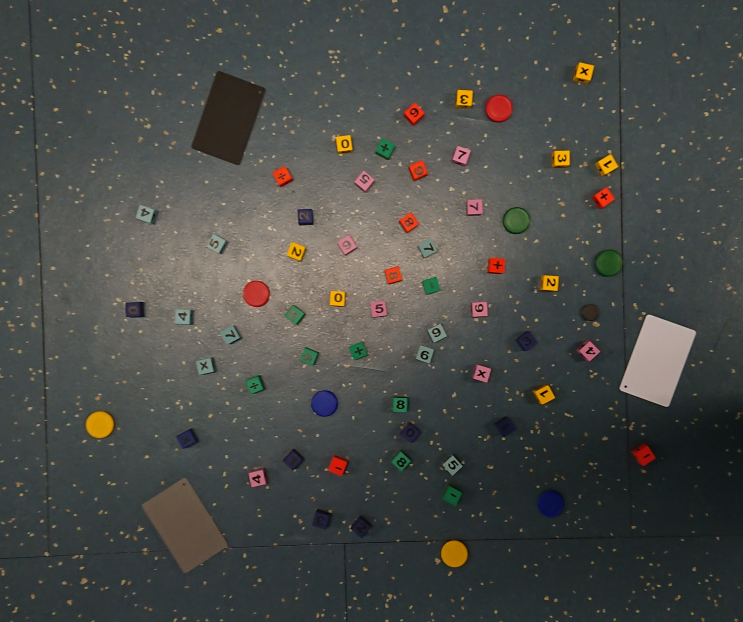
#> input picture test.jpg, 2229 x 1866 px (shown at 1/3 size)
$ python lab2.py
#> lines starting #> are read from the running program, lines starting #| are printed output that depends on the picture; after the words box and inside, x2 and y2 are one past the last pixel; in counts of white or black regions, pixels touching at a corner belong together
#> further down, img is the input picture: shape (1866, 2229, 3); mean B, G, R 71.1, 74.8, 73.3
# Define the color bounds for the mask
# YELLOW
Y_LOW_BOUND = (0.084, 0.606, 0.000)
Y_UP_BOUND = (0.171, 1.000, 1.000)
#erode, dilate, close, open
Y_MASK_OPTIONS = (1, 2, 3, 0)

# RED
R_LOW_BOUND = (0.926, 0.629, 0.405)
R_UP_BOUND = (0.069, 1.000, 1.000)

# Dark GREEN
DG_LOW_BOUND = (0.237, 0.319, 0.000)
DG_UP_BOUND = (0.438, 1.000, 1.000)

# Light GREEN


import cv2
import numpy as np

def create_mask(image,
                color_lower_bound: tuple[float, float, float], color_upper_bound: tuple[float, float, float],
                dilate_options: tuple[int, int, int, int]):

#> called with color_lower_bound = (0.084, 0.606, 0), color_upper_bound = (0.171, 1, 1), dilate_options = (1, 2, 3, 0)
    hsv_image = cv2.cvtColor(image, cv2.COLOR_BGR2HSV)
#> hsv_image: shape (933, 1114, 3); mean H, S, V 69.2, 38.7, 79.1

    lower_bound = np.array([color_lower_bound[0] * 179, color_lower_bound[1] * 255, color_lower_bound[2] * 255], dtype=np.uint8)
    upper_bound = np.array([color_upper_bound[0] * 179, color_upper_bound[1] * 255, color_upper_bound[2] * 255], dtype=np.uint8)

    cr_mask = cv2.inRange(hsv_image, lower_bound, upper_bound)
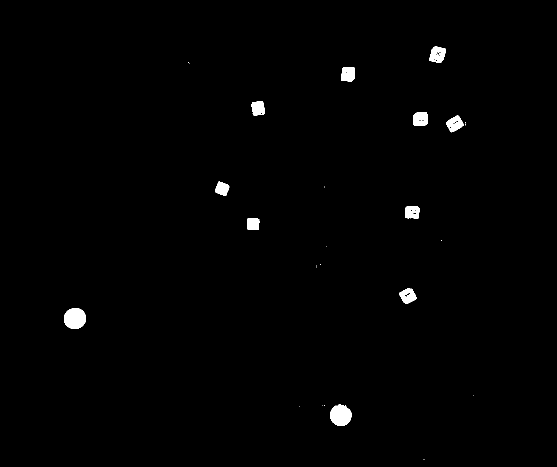
#> cr_mask: shape (933, 1114) (shown at 1/2 size); 0.84% white; 29 white regions (18 under 20 px), largest, box (x1, y1, x2, y2) and area: (128, 616, 172, 658) 1472, (660, 809, 703, 852) 1414, (858, 93, 892, 126) 761

    # Apply mask to the original image
    masked_rgb_image = cv2.bitwise_and(image, image, mask=cr_mask)
    kernel = np.ones((5, 5), np.uint8)
    # create mask
    cr_mask = cv2.erode(cr_mask, kernel, iterations=dilate_options[0])
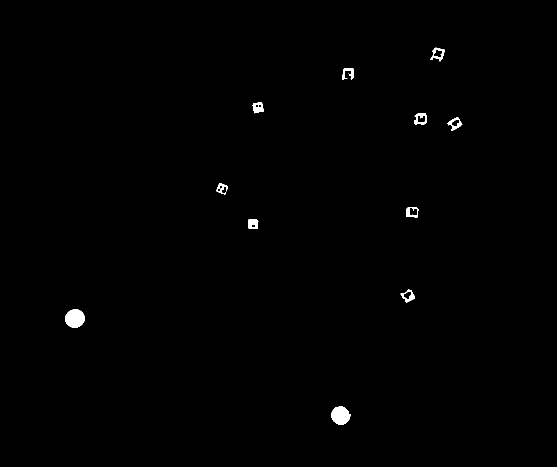
#> cr_mask: shape (933, 1114) (shown at 1/2 size); 0.46% white; 13 white regions (2 under 20 px), largest, box (x1, y1, x2, y2) and area: (130, 618, 170, 656) 1144, (662, 812, 701, 850) 1071, (496, 438, 517, 458) 329
    cr_mask = cv2.dilate(cr_mask, kernel, iterations=dilate_options[1])
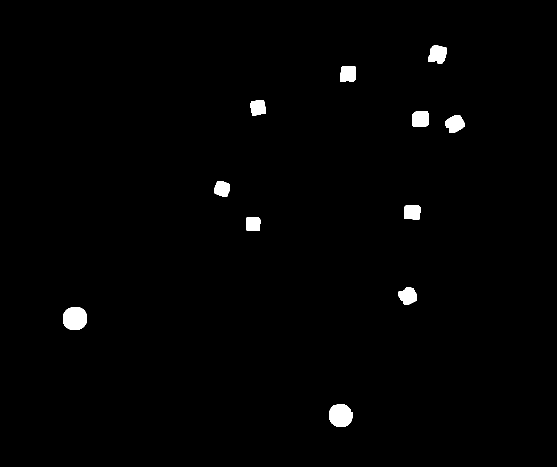
#> cr_mask: shape (933, 1114) (shown at 1/2 size); 1.1% white; 11 white regions, largest, box (x1, y1, x2, y2) and area: (126, 614, 174, 660) 1832, (658, 808, 705, 854) 1751, (857, 91, 893, 127) 1020
    cr_mask = cv2.morphologyEx(cr_mask, cv2.MORPH_CLOSE, kernel, iterations=dilate_options[2])
#> cr_mask: shape (933, 1114); 1.1% white; 11 white regions
    cr_mask = cv2.morphologyEx(cr_mask, cv2.MORPH_OPEN, kernel, iterations=dilate_options[3])

    return cr_mask, masked_rgb_image

def add_shapes(prepared_mask, image):
    contours, _ = cv2.findContours(prepared_mask, cv2.RETR_EXTERNAL, cv2.CHAIN_APPROX_SIMPLE)
#> contours = 11 contours; largest, box (x1, y1, x2, y2) and area: (126, 614, 174, 660) 1762, (658, 808, 705, 854) 1682, (857, 91, 893, 127) 974, (891, 230, 929, 266) 934, (825, 223, 857, 254) 888

    # Draw contours and identify shapes
    output_image = image.copy()
    for contour in contours:
        approx = cv2.approxPolyDP(contour, 0.04 * cv2.arcLength(contour, True), True)
        x, y, w, h = cv2.boundingRect(approx)

        if len(approx) == 3:
            shape_name = "Triangle"
        elif len(approx) == 4:
            shape_name = "Rectangle"
        elif len(approx) > 4:
            shape_name = "Circle"
        else:
            shape_name = "Unknown"

        # Draw bounding box with text
        cv2.rectangle(output_image, (x, y), (x + w, y + h), (0, 255, 0), 2)

        cv2.putText(output_image, shape_name, (x, y - 10), cv2.FONT_HERSHEY_SIMPLEX, 0.5, (0, 255, 0), 2)
#> this loop made 11 passes
#> (approx, x, y, w, h, shape_name) on passes 4 to 11: ([[494, 434], [492, 459], [518, 461], [519, 436]], 492, 434, 28, 28, 'Rectangle'), ([[809, 413], [808, 437], [838, 438], [837, 411]], 808, 411, 31, 28, 'Rectangle'), ([[435, 362], [429, 386], [453, 393], [459, 369]], 429, 362, 31, 32, 'Rectangle'), ([[919, 230], [891, 242], [899, 265], [928, 253]], 891, 230, 38, 36, 'Rectangle'), ([[825, 228], [826, 253], [856, 249], [855, 223]], 825, 223, 32, 31, 'Rectangle'), ([[502, 203], [504, 230], [530, 227], [527, 201]], 502, 201, 29, 30, 'Rectangle'), ([[685, 132], [681, 163], [707, 163], [710, 133]], 681, 132, 30, 32, 'Rectangle'), ([[865, 92], [857, 123], [884, 126], [892, 95]], 857, 92, 36, 35, 'Rectangle')
#> (x, y, w, h, shape_name) on passes 1 to 3: (658, 808, 47, 43, 'Circle'), (126, 617, 48, 43, 'Circle'), (797, 575, 37, 34, 'Circle')
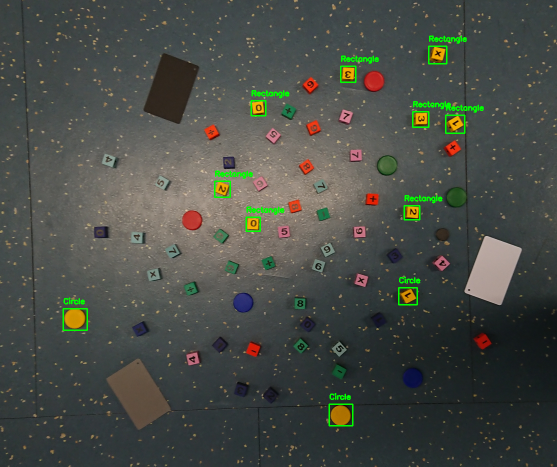
#> output_image: shape (933, 1114, 3) (shown at 1/2 size); mean B, G, R 70.3, 76.4, 72.5

    return output_image


def show_image_and_mask(image, image_mask):
    cv2.imshow("Image", image)
    cv2.imshow("Mask", image_mask)
    cv2.waitKey(0)
    cv2.destroyAllWindows()


if __name__ == "__main__":
    image_path = "test.jpg"
    img = cv2.imread(image_path)
    # Resize the image to 50% coz it's too big for my screen xd
    img = cv2.resize(img, (img.shape[1] // 2, img.shape[0] // 2))
    mask, masked_image = create_mask(img, Y_LOW_BOUND, Y_UP_BOUND, Y_MASK_OPTIONS)
    final_image = add_shapes(mask, img)
    show_image_and_mask(final_image, mask)
